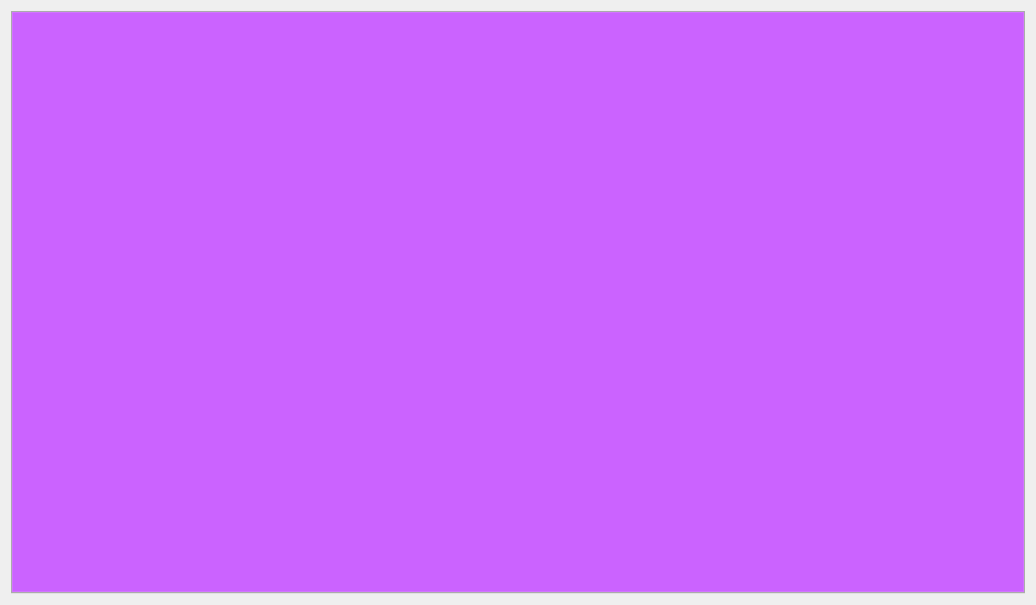
<?xml version="1.0" encoding="UTF-8"?>
<ui version="4.0">
 <class>OneWindow</class>
 <widget class="QWidget" name="OneWindow">
  <property name="geometry">
   <rect>
    <x>0</x>
    <y>0</y>
    <width>1036</width>
    <height>605</height>
   </rect>
  </property>
  <property name="palette">
   <palette>
    <active>
     <colorrole role="Button">
      <brush brushstyle="SolidPattern">
       <color alpha="255">
        <red>170</red>
        <green>0</green>
        <blue>255</blue>
       </color>
      </brush>
     </colorrole>
     <colorrole role="ButtonText">
      <brush brushstyle="SolidPattern">
       <color alpha="255">
        <red>0</red>
        <green>0</green>
        <blue>0</blue>
       </color>
      </brush>
     </colorrole>
     <colorrole role="Base">
      <brush brushstyle="SolidPattern">
       <color alpha="255">
        <red>170</red>
        <green>0</green>
        <blue>255</blue>
       </color>
      </brush>
     </colorrole>
    </active>
    <inactive>
     <colorrole role="Button">
      <brush brushstyle="SolidPattern">
       <color alpha="255">
        <red>170</red>
        <green>0</green>
        <blue>255</blue>
       </color>
      </brush>
     </colorrole>
     <colorrole role="ButtonText">
      <brush brushstyle="SolidPattern">
       <color alpha="255">
        <red>0</red>
        <green>0</green>
        <blue>0</blue>
       </color>
      </brush>
     </colorrole>
     <colorrole role="Base">
      <brush brushstyle="SolidPattern">
       <color alpha="255">
        <red>170</red>
        <green>0</green>
        <blue>255</blue>
       </color>
      </brush>
     </colorrole>
    </inactive>
    <disabled>
     <colorrole role="Button">
      <brush brushstyle="SolidPattern">
       <color alpha="255">
        <red>170</red>
        <green>0</green>
        <blue>255</blue>
       </color>
      </brush>
     </colorrole>
    </disabled>
   </palette>
  </property>
  <property name="windowTitle">
   <string>Volunteer Management</string>
  </property>
  <layout class="QHBoxLayout" name="horizontalLayout">
   <item>
    <widget class="QTabWidget" name="tabWidget">
     <property name="font">
      <font>
       <family>Arial Rounded MT Bold</family>
       <pointsize>20</pointsize>
       <underline>false</underline>
      </font>
     </property>
     <property name="cursor">
      <cursorShape>ArrowCursor</cursorShape>
     </property>
     <property name="currentIndex">
      <number>-1</number>
     </property>
    </widget>
   </item>
  </layout>
 </widget>
 <resources/>
 <connections/>
</ui>
